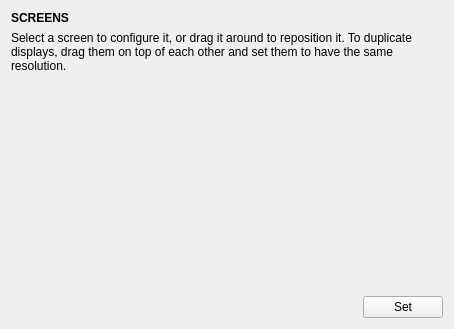
<?xml version="1.0" encoding="UTF-8"?>
<ui version="4.0">
 <class>DisplayPositionWidget</class>
 <widget class="QWidget" name="DisplayPositionWidget">
  <property name="geometry">
   <rect>
    <x>0</x>
    <y>0</y>
    <width>454</width>
    <height>329</height>
   </rect>
  </property>
  <property name="windowTitle">
   <string notr="true">Form</string>
  </property>
  <layout class="QVBoxLayout" name="verticalLayout">
   <item>
    <widget class="QLabel" name="label">
     <property name="font">
      <font>
       <weight>75</weight>
       <bold>true</bold>
      </font>
     </property>
     <property name="text">
      <string>SCREENS</string>
     </property>
    </widget>
   </item>
   <item>
    <widget class="QLabel" name="label_2">
     <property name="text">
      <string>Select a screen to configure it, or drag it around to reposition it. To duplicate displays, drag them on top of each other and set them to have the same resolution.</string>
     </property>
     <property name="wordWrap">
      <bool>true</bool>
     </property>
    </widget>
   </item>
   <item>
    <widget class="QScrollArea" name="screensArea">
     <property name="frameShape">
      <enum>QFrame::NoFrame</enum>
     </property>
     <property name="widgetResizable">
      <bool>true</bool>
     </property>
     <widget class="QWidget" name="screensContent">
      <property name="geometry">
       <rect>
        <x>0</x>
        <y>0</y>
        <width>436</width>
        <height>202</height>
       </rect>
      </property>
     </widget>
    </widget>
   </item>
   <item>
    <layout class="QHBoxLayout" name="horizontalLayout">
     <item>
      <spacer name="horizontalSpacer">
       <property name="orientation">
        <enum>Qt::Horizontal</enum>
       </property>
       <property name="sizeHint" stdset="0">
        <size>
         <width>40</width>
         <height>20</height>
        </size>
       </property>
      </spacer>
     </item>
     <item>
      <widget class="QPushButton" name="setButton">
       <property name="text">
        <string>Set</string>
       </property>
       <property name="icon">
        <iconset theme="dialog-ok">
         <normaloff>.</normaloff>.</iconset>
       </property>
      </widget>
     </item>
    </layout>
   </item>
  </layout>
 </widget>
 <resources/>
 <connections/>
</ui>
